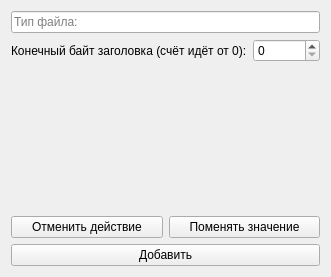
<?xml version="1.0" encoding="UTF-8"?>
<ui version="4.0">
 <class>Form</class>
 <widget class="QWidget" name="Form">
  <property name="geometry">
   <rect>
    <x>0</x>
    <y>0</y>
    <width>330</width>
    <height>277</height>
   </rect>
  </property>
  <property name="windowTitle">
   <string>Form</string>
  </property>
  <layout class="QVBoxLayout" name="verticalLayout">
   <item>
    <widget class="QLineEdit" name="lineEdit">
     <property name="placeholderText">
      <string>Тип файла:</string>
     </property>
    </widget>
   </item>
   <item>
    <layout class="QHBoxLayout" name="horizontalLayout">
     <item>
      <widget class="QLabel" name="label">
       <property name="text">
        <string>Конечный байт заголовка (счёт идёт от 0):</string>
       </property>
       <property name="alignment">
        <set>Qt::AlignLeading|Qt::AlignLeft|Qt::AlignVCenter</set>
       </property>
      </widget>
     </item>
     <item>
      <widget class="QSpinBox" name="spinBox">
       <property name="wrapping">
        <bool>false</bool>
       </property>
       <property name="specialValueText">
        <string/>
       </property>
       <property name="suffix">
        <string/>
       </property>
       <property name="prefix">
        <string/>
       </property>
       <property name="maximum">
        <number>16777215</number>
       </property>
       <property name="value">
        <number>0</number>
       </property>
       <property name="displayIntegerBase">
        <number>10</number>
       </property>
      </widget>
     </item>
    </layout>
   </item>
   <item>
    <widget class="QLabel" name="label_2">
     <property name="enabled">
      <bool>true</bool>
     </property>
     <property name="text">
      <string/>
     </property>
     <property name="alignment">
      <set>Qt::AlignHCenter|Qt::AlignTop</set>
     </property>
     <property name="wordWrap">
      <bool>true</bool>
     </property>
    </widget>
   </item>
   <item>
    <layout class="QHBoxLayout" name="horizontalLayout_2">
     <item>
      <widget class="QPushButton" name="no">
       <property name="text">
        <string>Отменить действие</string>
       </property>
      </widget>
     </item>
     <item>
      <widget class="QPushButton" name="yes">
       <property name="text">
        <string>Поменять значение</string>
       </property>
      </widget>
     </item>
    </layout>
   </item>
   <item>
    <widget class="QPushButton" name="add">
     <property name="text">
      <string>Добавить</string>
     </property>
    </widget>
   </item>
  </layout>
 </widget>
 <resources/>
 <connections/>
</ui>
